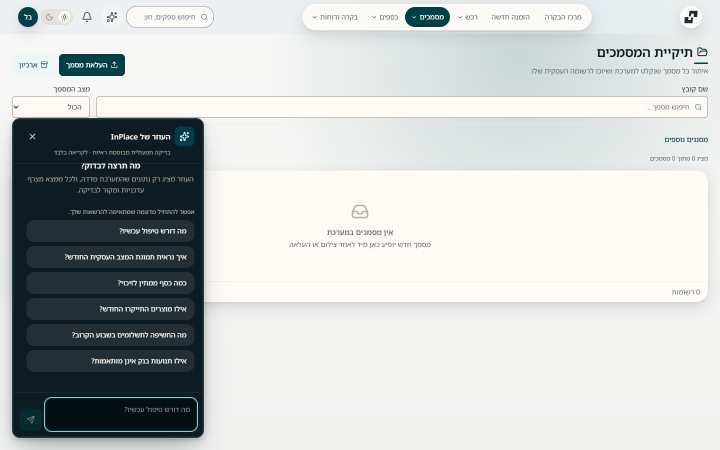
#> input picture artifacts/ux-remediation-p2b-p10/desktop-p9-data-suggestions.png, 1440 x 900 px (shown at 1/2 size)
$ python -i scanning.py   (imports and definitions only)   (older library calls are emulated)
#> lines starting #> are read from the running program, lines starting #| are printed output that depends on the picture; after the words box and inside, x2 and y2 are one past the last pixel; in counts of white or black regions, pixels touching at a corner belong together
### worker/ocr/src/errors.py
from __future__ import annotations


class ProcessingError(Exception):
    """A stable, content-free worker error safe to send to the gateway."""

    def __init__(self, code: str, safe_message: str, *, retryable: bool = False) -> None:
        super().__init__(safe_message)
        self.code = code
        self.safe_message = safe_message
        self.retryable = retryable


class GatewayError(ProcessingError):
    # [10 lines left out: function __init__, not called in this run]

### worker/ocr/src/scanning.py
from __future__ import annotations

import hashlib
import importlib.metadata
import math
from dataclasses import dataclass
from pathlib import Path
from typing import Any, Literal, Sequence

import cv2
import numpy as np
from PIL import Image, ImageOps, UnidentifiedImageError, __version__ as PILLOW_VERSION
from pillow_heif import register_heif_opener

try:
    from pillow_heif import register_avif_opener
except ImportError:  # pragma: no cover - older pillow-heif fallback
    register_avif_opener = None

from .errors import ProcessingError
from .limits import DEFAULT_LIMITS, ExtractionLimits

# [1 line not run here, left out]


ScanMode = Literal["auto", "grayscale", "black_and_white"]
CornersSource = Literal["automatic", "manual", "full_frame_fallback"]
Point = tuple[float, float]
MIN_AUTOMATIC_PAGE_COVERAGE = 0.45
MAX_AUTOMATIC_CROP_MARGIN = 0.20
SMALL_TEXT_PRESERVE_PIXELS = 1_000_000
MAX_METRIC_SAMPLE_PIXELS = 1_000_000
MAX_SCAN_OUTPUT_PIXELS = 9_000_000
MAX_NLM_DENOISE_PIXELS = 4_000_000

FULL_FRAME: tuple[Point, Point, Point, Point] = ((0.0, 0.0), (1.0, 0.0), (1.0, 1.0), (0.0, 1.0))

# The source containers the scan contract names, mirrored in
# `supabase/functions/document-preprocessing/contract.ts` and in migration 0179. Because those two
# layers are closed sets, this one has to be total: `_normalize_source_format` maps every other
# label -- and the case where Pillow names no format at all -- onto UNKNOWN instead of letting an
# unlisted string reach validation.
#
# MPO is the label that forced this. Pillow reports MPO for a multi-picture JPEG, which is what an
# ordinary iPhone or Android HDR/Live capture is; its mime type is image/jpeg, which upload already
# accepts (0136:11-13). Without this, the derivative of a completely legal photograph is refused by
# the Edge with invalid_request and the scan job fails -- on an image that decoded correctly.
#
# The format label is provenance, not a safety gate. What bounds this path is the file-byte,
# pixel and decoded-byte limits enforced above, and none of them depend on the container's name.
SOURCE_FORMATS = frozenset(
    {
        "JPEG",
        "JPEG2000",
        "MPO",
        "PNG",
        "WEBP",
        "HEIF",
        "HEIC",
        "AVIF",
        "GIF",
        "BMP",
        "TIFF",
        "PPM",
    }
)
HEIF_SOURCE_FORMATS = frozenset({"HEIF", "HEIC", "AVIF"})
UNKNOWN_SOURCE_FORMAT = "UNKNOWN"


def _normalize_source_format(detected: str | None) -> str:
    """The contract-legal name for what Pillow says it opened. Never raises, never passes through."""
    label = str(detected or "").strip().upper()
    return label if label in SOURCE_FORMATS else UNKNOWN_SOURCE_FORMAT

# Fraction of the frame that the detected edges must span before the whole frame may be accepted
# as the page. Separates "the page fills the frame, so it has no outer edge to trace" from the two
# other ways a frame can contain no page-sized rectangle: a blank capture, and a small document
# lying on a large desk. Measured over the same 17-document corpus plus synthetic controls
# (scripted run in the session scratchpad): every real document spans 0.595-1.000 of its frame,
# and the six that need this fallback span 0.694-1.000; a synthetic small off-centre panel spans
# 0.029 and a blank canvas 0.000. The 0.5 line sits in a gap of more than an order of magnitude,
# so it is not a tuned value.
MIN_FULL_FRAME_EDGE_SPAN = 0.50

# Adaptive threshold parameters. Named once because the OCR lane's secondary pass
# (src/second_pass.py) must binarize a page exactly the way the scan lane would have; two copies
# of these numbers would drift.
ADAPTIVE_BLOCK_MIN = 31
ADAPTIVE_BLOCK_MAX = 81
ADAPTIVE_THRESHOLD_CONSTANT = 13

# `auto` binarizes only when the page is still shadow-dominated AFTER the grayscale branch has
# already divided out the illumination background and equalised it with CLAHE. Measured on the
# owner's 17-document corpus (17 originals plus 20 degraded variants, scripted run recorded in
# the session scratchpad): every single document scored `shadow` >= 0.049, so the previous 0.045
# gate was satisfied by 100% of the corpus and decided nothing -- it read as a discriminator and
# behaved as a rubber stamp. The measured maximum was 0.266, on a flat digital export whose dark
# banner inflates the background deviation rather than any real shadow; the worst genuine phone
# capture reached 0.177. Nothing measured needs binarization, so the gate is set above everything
# measured: it survives for a capture worse than any observed, and stays a named constant so it
# can be lowered against evidence rather than taste.
SEVERE_SHADOW_SCORE = 0.30
# Below the floor there is no ink to threshold; above the ceiling the page is mostly ink and
# binarizing floods it. Unchanged from the previous heuristic.
BINARIZE_INK_RATIO_RANGE = (0.015, 0.42)

# [3 lines not run here, left out]


@dataclass(frozen=True, slots=True)
class ScanResult:
    output_path: Path
    output_sha256: str
    output_bytes: int
    width: int
    height: int
    corners: tuple[Point, Point, Point, Point]
    rotation_degrees: float
    output_mode: Literal["grayscale", "black_and_white"]
    corners_source: CornersSource
    metrics: dict[str, float]
    provenance: dict[str, Any]

    # [14 lines left out: function metadata, not called in this run]


def _read_image(path: Path, limits: ExtractionLimits) -> tuple[np.ndarray, dict[str, Any]]:
    try:
        source_bytes = path.stat().st_size
    except OSError as exc:
        raise ProcessingError("corrupt_document", "Image is corrupt or unsupported") from exc
    if source_bytes < 1 or source_bytes > limits.max_file_bytes:
        raise ProcessingError("file_size_limit", "Document exceeds the file size limit")
    try:
        with path.open("rb") as source_stream:
            source_sha256 = hashlib.file_digest(source_stream, "sha256").hexdigest()
    except OSError as exc:
        raise ProcessingError("corrupt_document", "Image is corrupt or unsupported") from exc

    Image.MAX_IMAGE_PIXELS = limits.max_image_pixels
    try:
        with Image.open(path) as image:
            image.seek(0)
            detected_format = str(image.format or "").upper()
            width, height = image.size
            if width < 32 or height < 32:
                raise ProcessingError("scan_image_too_small", "Document image is too small to scan")
            if width * height > limits.max_image_pixels:
                raise ProcessingError(
                    "decompressed_size_limit", "Decoded image exceeds its safety limit"
                )
            decoded_bytes = width * height * 3
            if decoded_bytes > limits.max_decompressed_bytes:
                raise ProcessingError(
                    "decompressed_size_limit", "Decoded image exceeds its safety limit"
                )
            normalized = ImageOps.exif_transpose(image).convert("RGB")
            rgb = np.asarray(normalized, dtype=np.uint8)
    except ProcessingError:
        raise
    except (OSError, UnidentifiedImageError, Image.DecompressionBombError) as exc:
        raise ProcessingError("corrupt_document", "Image is corrupt or unsupported") from exc
    # Both derived from the same detected label, so the pairing the Edge and 0179 enforce
    # (HEIF/HEIC/AVIF <-> pillow-heif) cannot be broken by the normalization: those three names are
    # in SOURCE_FORMATS and therefore survive it unchanged.
    decoder = "pillow-heif" if detected_format in HEIF_SOURCE_FORMATS else "pillow"
    source_format = _normalize_source_format(detected_format)
    decoder_version = (
        importlib.metadata.version("pillow-heif") if decoder == "pillow-heif" else PILLOW_VERSION
    )
    provenance = {
        "schema_version": "1",
        "source_sha256": source_sha256,
        "source_bytes": source_bytes,
        "source_width": width,
        "source_height": height,
        "source_format": source_format,
        "decoder": decoder,
        "decoder_version": decoder_version,
        "decoded_bytes": decoded_bytes,
    }
    return cv2.cvtColor(rgb, cv2.COLOR_RGB2BGR), provenance


def _order_points(points: np.ndarray) -> np.ndarray:
    points = np.asarray(points, dtype=np.float32).reshape(4, 2)
    ordered = np.zeros((4, 2), dtype=np.float32)
    total = points.sum(axis=1)
    difference = np.diff(points, axis=1).reshape(-1)
    ordered[0] = points[np.argmin(total)]
    ordered[2] = points[np.argmax(total)]
    ordered[1] = points[np.argmin(difference)]
    ordered[3] = points[np.argmax(difference)]
    return ordered


def _polygon_is_valid(points: np.ndarray, width: int, height: int) -> bool:
    ordered = _order_points(points)
    area = abs(cv2.contourArea(ordered))
    if area < width * height * 0.12:
        return False
    if not cv2.isContourConvex(ordered.astype(np.int32)):
        return False
    sides = [
        float(np.linalg.norm(ordered[(index + 1) % 4] - ordered[index]))
        for index in range(4)
    ]
    return min(sides) >= min(width, height) * 0.12


# [27 lines left out: functions _right_angle_score, _edge_span, not called in this run]


def detect_document_corners(
    image: np.ndarray,
    *,
    include_source: bool = False,
) -> tuple[Point, Point, Point, Point] | tuple[tuple[Point, Point, Point, Point], CornersSource]:
    height, width = image.shape[:2]
    scale = min(1.0, 1600.0 / max(width, height))
    resized = cv2.resize(
        image,
        (max(1, round(width * scale)), max(1, round(height * scale))),
        interpolation=cv2.INTER_AREA if scale < 1.0 else cv2.INTER_LINEAR,
    )
    gray = cv2.cvtColor(resized, cv2.COLOR_BGR2GRAY)
    gray = cv2.createCLAHE(clipLimit=2.0, tileGridSize=(8, 8)).apply(gray)
    blurred = cv2.GaussianBlur(gray, (5, 5), 0)
    median = float(np.median(blurred))
    lower = int(max(20, 0.55 * median))
    upper = int(min(255, max(lower + 30, 1.35 * median)))
    edges = cv2.Canny(blurred, lower, upper)
    kernel = cv2.getStructuringElement(cv2.MORPH_RECT, (5, 5))
    edges = cv2.morphologyEx(edges, cv2.MORPH_CLOSE, kernel, iterations=2)
    contours, _ = cv2.findContours(edges, cv2.RETR_LIST, cv2.CHAIN_APPROX_SIMPLE)

    frame_area = resized.shape[0] * resized.shape[1]
    candidates: list[tuple[float, np.ndarray]] = []
    flat_frame_fallback = False
    page_sized_rejected = 0
    for contour in sorted(contours, key=cv2.contourArea, reverse=True)[:40]:
        perimeter = cv2.arcLength(contour, True)
        if perimeter <= 0:
            continue
        for epsilon_ratio in (0.015, 0.02, 0.025, 0.03, 0.04):
            polygon = cv2.approxPolyDP(contour, epsilon_ratio * perimeter, True)
            if len(polygon) != 4:
                continue
            points = polygon.reshape(4, 2).astype(np.float32)
            if not _polygon_is_valid(points, resized.shape[1], resized.shape[0]):
                continue
            area_ratio = abs(cv2.contourArea(_order_points(points))) / frame_area
            # A strong inner panel, table or coloured notice is often the cleanest rectangle in
            # a document photograph. Treating it as the page silently discards the surrounding
            # evidence. A candidate that does not cover most of the frame is safer to hand to the
            # human corner editor than to present as a successful scan.
            if area_ratio < MIN_AUTOMATIC_PAGE_COVERAGE:
                page_sized_rejected += 1
                continue
            margins = (
                float(points[:, 0].min()) / resized.shape[1],
                float(points[:, 1].min()) / resized.shape[0],
                1.0 - float(points[:, 0].max()) / resized.shape[1],
                1.0 - float(points[:, 1].max()) / resized.shape[0],
            )
            if max(margins) > MAX_AUTOMATIC_CROP_MARGIN:
                page_sized_rejected += 1
                # A flat supplier export has no outer paper edge, so the cleanest
                # quadrilateral is often its internal table. Preserve the whole light
                # canvas instead of deleting the supplier header and totals.
                if float(np.median(gray)) >= 180.0:
                    flat_frame_fallback = True
                continue
            border_distance = min(
                points[:, 0].min(),
                points[:, 1].min(),
                resized.shape[1] - points[:, 0].max(),
                resized.shape[0] - points[:, 1].max(),
            )
            border_bonus = 0.03 if border_distance > 2 else 0.0
            score = area_ratio * 0.8 + _right_angle_score(points) * 0.2 + border_bonus
            candidates.append((score, points))
            break

    if not candidates:
        if flat_frame_fallback:
            return (FULL_FRAME, "full_frame_fallback") if include_source else FULL_FRAME
        if not page_sized_rejected and _edge_span(edges) >= MIN_FULL_FRAME_EDGE_SPAN:
            # No page-sized quadrilateral exists anywhere in this frame at any of the five
            # epsilon ratios -- not one that was found and then judged untrustworthy, but none
            # at all -- and the content fills the frame. That is the signature of a photograph
            # in which the page IS the frame and therefore has no visible outer edge to trace,
            # not of a detector that picked the wrong rectangle. Measured on the owner's
            # 17-document corpus: automatic detection raised `document_not_detected` on 8 of 17.
            # Six of those eight found 35-72 quadrilaterals and not one survived the 12% area
            # floor in `_polygon_is_valid` (largest candidate 0.002-0.116 of the frame); their
            # captures sit at median gray 123-198, so the existing `flat_frame_fallback` --
            # reachable only from the margin branch and only above median 180 -- did not catch
            # them. Sending a person to drag four corners around a photo that is entirely
            # document is pure friction; the full frame still receives deskew and the rest of
            # the pipeline. With this branch the corpus falls from 8 manual-corner demands to 2.
            #
            # Both guards keep `document_not_detected` reachable for the cases it was written
            # for. `page_sized_rejected` covers the remaining two of those eight (largest valid
            # candidate 0.191 and 0.387 of the frame): a real rectangle was found and lost to
            # the 0.45 coverage gate, and there a human genuinely adds information, because
            # accepting the frame keeps a supplier header the detector wanted to crop away while
            # accepting the candidate deletes one. The span guard covers the other two ways a
            # frame holds no page-sized rectangle: a blank capture, and a small document on a
            # large desk, neither of which should be scanned whole.
            return (FULL_FRAME, "full_frame_fallback") if include_source else FULL_FRAME
        raise ProcessingError(
            "document_not_detected",
            "Document boundaries could not be detected; manual corner selection is required",
        )
    points = _order_points(max(candidates, key=lambda item: item[0])[1]) / scale
    normalized = points / np.array([width, height], dtype=np.float32)
    normalized = np.clip(normalized, 0.0, 1.0)
    detected = tuple((float(x), float(y)) for x, y in normalized)
    return (detected, "automatic") if include_source else detected  # type: ignore[return-value]


# [230 lines left out: functions validate_corners, _perspective_transform, _deskew_angle, _rotate, _remove_shadows, _metric_sample and 4 more, not called in this run]


def scan_document(
    source_path: str | Path,
    output_path: str | Path,
    *,
    corners: Sequence[Sequence[float]] | None = None,
    mode: ScanMode = "auto",
    limits: ExtractionLimits = DEFAULT_LIMITS,
) -> ScanResult:
    if mode not in {"auto", "grayscale", "black_and_white"}:
        raise ProcessingError("invalid_scan_mode", "Document scan mode is invalid")
    source = Path(source_path).resolve()
    destination = Path(output_path).resolve()
    if source == destination:
        raise ProcessingError("scan_output_invalid", "Scanned output must not replace the source")
    image, provenance = _read_image(source, limits)
#> in _read_image, image is the input picture: PIL image 1440x900 RGB; mean R, G, B 197.7, 201.7, 201.1
#> image: shape (900, 1440, 3)
#> provenance = 9 items
    if corners is None:
        detected = detect_document_corners(image, include_source=True)
#> in detect_document_corners, `gray = cv2.createCLAHE(clipLimit=2.0, tileGridSize=(8, 8)).apply(gray)`:
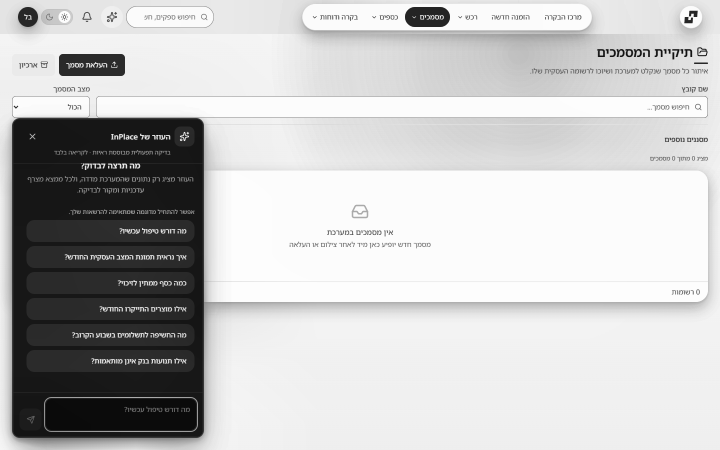
#> gray: shape (900, 1440) (shown at 1/2 size); min 10, max 255, mean 195.6
#> in detect_document_corners, `median = float(np.median(blurred))`: median = 239
#> in detect_document_corners, `lower = int(max(20, 0.55 * median))`: lower = 131
#> in detect_document_corners, `upper = int(min(255, max(lower + 30, 1.35 * median)))`: upper = 255
#> in detect_document_corners, `edges = cv2.Canny(blurred, lower, upper)`:
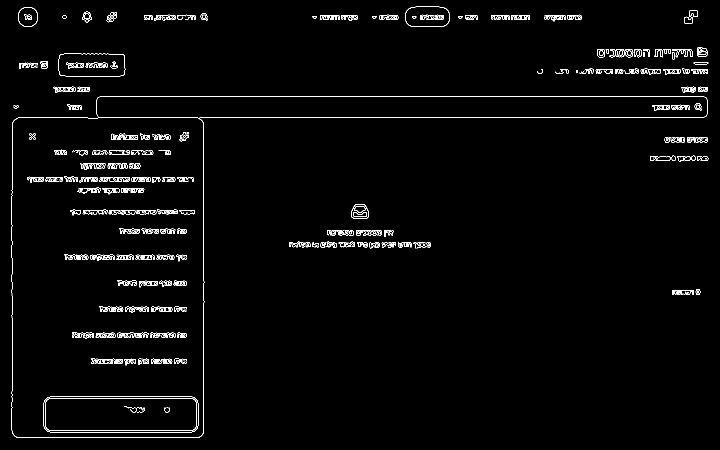
#> edges: shape (900, 1440) (shown at 1/2 size); 1.9% white in thin lines or dots
#> in detect_document_corners, `edges = cv2.morphologyEx(edges, cv2.MORPH_CLOSE, kernel, iterations=2)`:
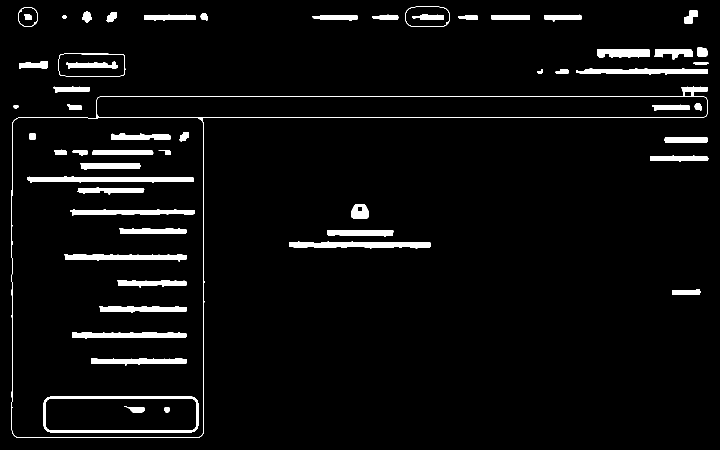
#> edges: shape (900, 1440) (shown at 1/2 size); 4.2% white; 57 white regions
#> in detect_document_corners, `contours, _ = cv2.findContours(edges, cv2.RETR_LIST, cv2.CHAIN_APPROX_..`: contours = 65 contours; largest, box (x1, y1, x2, y2) and area: (23, 173, 1416, 876) 296094, (23, 235, 408, 876) 245074, (193, 193, 1415, 236) 50208, (87, 793, 397, 865) 21740, (90, 796, 394, 862) 19543
#> the loop in detect_document_corners, `for contour in sorted(contours, key=cv2.contourArea, reverse=True)[:40]:` made 40 passes
#> perimeter on passes 4, 6: 738.9, 344.3
#> after the loop in detect_document_corners, `for contour in sorted(contours, key=cv2.contourArea, reverse=True)[:40]:`: candidates = []; page_sized_rejected = 5
        selected_corners, corners_source = detected  # type: ignore[misc]
    else:
        selected_corners = validate_corners(corners)
        corners_source: CornersSource = "manual"
    transformed = _perspective_transform(image, selected_corners)
    del image
    gray = cv2.cvtColor(transformed, cv2.COLOR_BGR2GRAY)
    del transformed
    rotation = _deskew_angle(gray)
    deskewed = _rotate(gray, rotation)
    if deskewed is not gray:
        del gray
    enhanced, black_and_white, metrics = _enhance(deskewed)
    metrics["full_frame_fallback"] = 1.0 if corners_source == "full_frame_fallback" else 0.0
    preserve_small_text = deskewed.shape[0] * deskewed.shape[1] <= SMALL_TEXT_PRESERVE_PIXELS
    output_mode = _select_mode(
        mode,
        metrics,
        preserve_small_text=preserve_small_text,
    )
    if output_mode == "black_and_white":
        output = black_and_white
    elif preserve_small_text:
        # Contrast enhancement erased small Hebrew headers and VAT figures in the
        # first-client corpus. Raw grayscale retains the source evidence.
        output = deskewed
    else:
        output = enhanced
    destination.parent.mkdir(parents=True, exist_ok=True)
    temporary = destination.with_name(destination.name + ".tmp")
    try:
        encoded, payload = cv2.imencode(".png", output, [cv2.IMWRITE_PNG_COMPRESSION, 6])
        if not encoded:
            raise ProcessingError("scan_output_failed", "Scanned document could not be encoded")
        data = payload.tobytes()
        if len(data) > limits.max_file_bytes:
            raise ProcessingError("file_size_limit", "Scanned document exceeds the file size limit")
        temporary.write_bytes(data)
        temporary.replace(destination)
    except ProcessingError:
        temporary.unlink(missing_ok=True)
        raise
    except OSError as exc:
        temporary.unlink(missing_ok=True)
        raise ProcessingError("scan_output_failed", "Scanned document could not be saved") from exc
    return ScanResult(
        output_path=destination,
        output_sha256=hashlib.sha256(data).hexdigest(),
        output_bytes=len(data),
        width=int(output.shape[1]),
        height=int(output.shape[0]),
        corners=selected_corners,
        rotation_degrees=rotation,
        output_mode=output_mode,
        corners_source=corners_source,
        metrics=metrics,
        provenance=provenance,
    )

#> (the run stopped early here; a loop or call above may not have finished)
